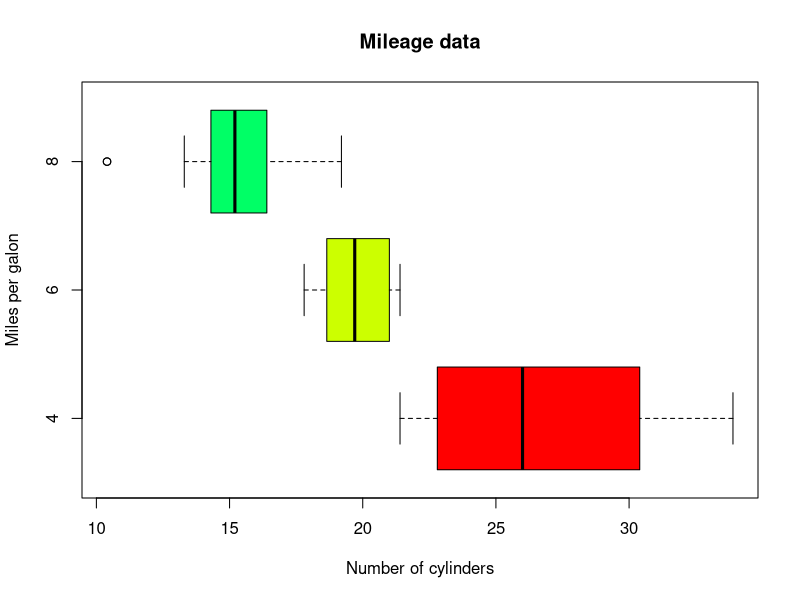

Source code (R):
# Syntax: boxplot(x, data, notch, varwidth, names, main)

datasets:: mtcars
input <- mtcars[,c('mpg','cyl')]
print(tail(input))

png(file = "boxplot.png")

boxplot(mpg ~ cyl, data = mtcars,
        xlab = "Number of cylinders",
        ylab = "Miles per galon",
        main = "Mileage data",
        col = rainbow(5),
        horizontal = TRUE
)


dev.off()
